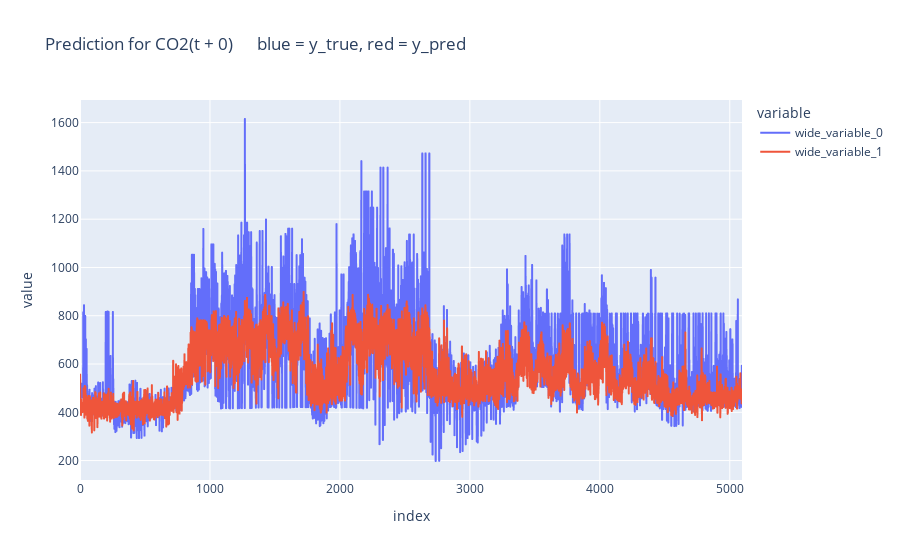
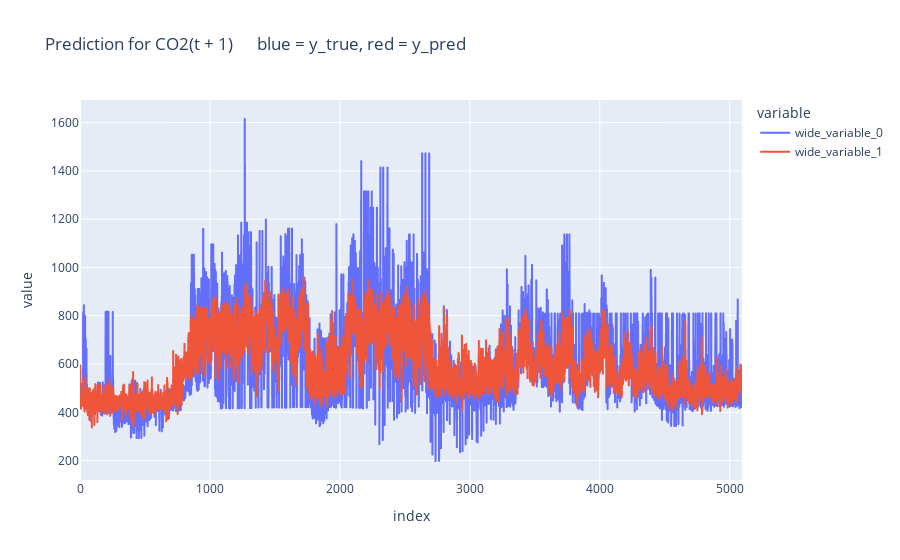

Notebook code for these charts, in order:
### Code cell
pred = my_model.model.predict(fe.X_train)

for col in range(0, fe.y_train.shape[1]):
    print(f"t +", col)
    ev.evaluate(y_true = fe.y_train[:, col], y_pred = pred[:, col])

    pred_df = pd.DataFrame(pred[:, col], columns = [f"pred_CO2(t + {col})"])
    pred_df[f"CO2(t + {col})"] = fe.y_train[:, col]

    px.line(y = [fe.y_train[:, col], pred[:, col]], title = f"Prediction for CO2(t + {col})      blue = y_true, red = y_pred").show()

### Figure 1 — Plotly figure (JSON) as saved in the notebook; plotly's stock layout.template omitted (floating-point values rounded to 4 significant figures; data arrays with more than 128 entries replaced by an {"elided": "..."} marker saying what was removed)
{"data": [{"hovertemplate": "variable=wide_variable_0<br>index=%{x}<br>value=%{y}<extra></extra>", "legendgroup": "wide_variable_0", "line": {"color": "#636efa", "dash": "solid"}, "marker": {"symbol": "circle"}, "mode": "lines", "name": "wide_variable_0", "showlegend": true, "type": "scattergl", "x": {"elided": "5095 int values"}, "xaxis": "x", "y": {"elided": "5095 float values"}, "yaxis": "y"}, {"hovertemplate": "variable=wide_variable_1<br>index=%{x}<br>value=%{y}<extra></extra>", "legendgroup": "wide_variable_1", "line": {"color": "#EF553B", "dash": "solid"}, "marker": {"symbol": "circle"}, "mode": "lines", "name": "wide_variable_1", "showlegend": true, "type": "scattergl", "x": {"elided": "5095 int values"}, "xaxis": "x", "y": {"elided": "5095 float values"}, "yaxis": "y"}], "layout": {"legend": {"title": {"text": "variable"}, "tracegroupgap": 0}, "title": {"text": "Prediction for CO2(t + 0)      blue = y_true, red = y_pred"}, "xaxis": {"anchor": "y", "domain": [0, 1], "title": {"text": "index"}}, "yaxis": {"anchor": "x", "domain": [0, 1], "title": {"text": "value"}}}}

### Figure 2 — Plotly figure (JSON) as saved in the notebook; plotly's stock layout.template omitted (floating-point values rounded to 4 significant figures; data arrays with more than 128 entries replaced by an {"elided": "..."} marker saying what was removed)
{"data": [{"hovertemplate": "variable=wide_variable_0<br>index=%{x}<br>value=%{y}<extra></extra>", "legendgroup": "wide_variable_0", "line": {"color": "#636efa", "dash": "solid"}, "marker": {"symbol": "circle"}, "mode": "lines", "name": "wide_variable_0", "showlegend": true, "type": "scattergl", "x": {"elided": "5095 int values"}, "xaxis": "x", "y": {"elided": "5095 float values"}, "yaxis": "y"}, {"hovertemplate": "variable=wide_variable_1<br>index=%{x}<br>value=%{y}<extra></extra>", "legendgroup": "wide_variable_1", "line": {"color": "#EF553B", "dash": "solid"}, "marker": {"symbol": "circle"}, "mode": "lines", "name": "wide_variable_1", "showlegend": true, "type": "scattergl", "x": {"elided": "5095 int values"}, "xaxis": "x", "y": {"elided": "5095 float values"}, "yaxis": "y"}], "layout": {"legend": {"title": {"text": "variable"}, "tracegroupgap": 0}, "title": {"text": "Prediction for CO2(t + 1)      blue = y_true, red = y_pred"}, "xaxis": {"anchor": "y", "domain": [0, 1], "title": {"text": "index"}}, "yaxis": {"anchor": "x", "domain": [0, 1], "title": {"text": "value"}}}}
